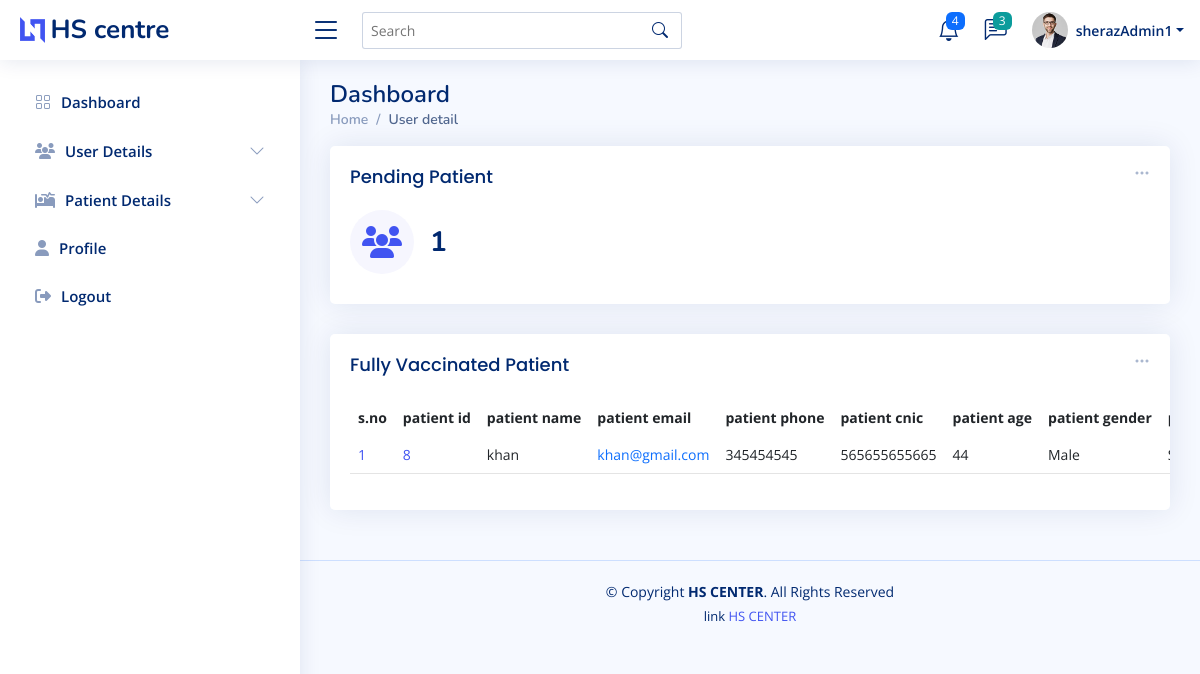
Before: /admin_pending_pat.php (signed in) with the older database file.
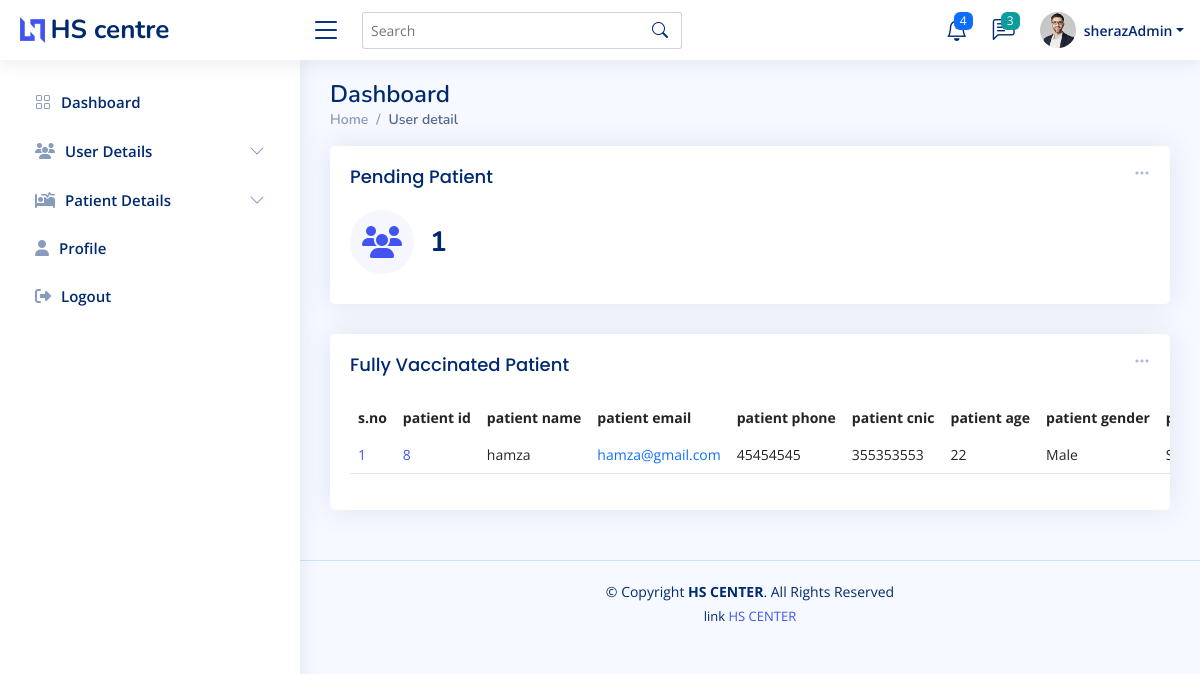
After: the same page with the newer database file.
### tables this page shows
CREATE TABLE `reg_patient` (
  `patient_id` int(11) NOT NULL,
  `patient_name` varchar(200) NOT NULL,
  `patient_email` varchar(200) NOT NULL,
  `patient_phone` varchar(255) NOT NULL,
  `patient_cnic` varchar(255) NOT NULL,
  `patient_age` varchar(22) NOT NULL,
  `patient_select_hos` varchar(222) NOT NULL,
  `patient_gender` varchar(222) NOT NULL,
  `patient_vacc` varchar(222) NOT NULL,
  `patient_app_day` varchar(222) NOT NULL,
  `patient_status` varchar(222) NOT NULL
);

### admin_pending_pat.php (the view, shortened to what the changed rows need)
<?php
require 'conn.php';
$fetch_pending_PatientQ = "SELECT * FROM `reg_patient` WHERE `patient_status` =''";
$fetch_pending_Patient = mysqli_query($conn,$fetch_pending_PatientQ);
$total_pending_Patient = mysqli_num_rows($fetch_pending_Patient);
?>
<!DOCTYPE html>
<html lang="en">
<head>
  <?php require './component/_admin_link.php'?>
</head>
<body>
<?php require './component/_admin_nav.php';?>
  <main id="main" class="main " >
    <div class="pagetitle ">
      <h1>Dashboard</h1>
    </div>
    <section class="section dashboard ">
      <div class="row ">
        <div class="col-lg-12">
          <div class="row ">
 <div class="col-12" >
              <div class="card recent-sales overflow-auto">
                <div class="card-body">
                  <table class="table table-borderless datatable" id="dowload_pdf">
                    <thead>
                      <tr>
                      <th scope="col">s.no</th>
                        <th scope="col">patient id</th>
                        <th scope="col">patient name</th>
                        <th scope="col">patient email</th>
                        <th scope="col">patient phone</th>
                        <th scope="col">patient cnic</th>
                        <th scope="col">patient age</th>
                        <th scope="col">patient gender</th>
                        <th scope="col">patient vaccine</th>
                      </tr>
                    </thead>
                    <tbody>
                    <?php
if($total_pending_Patient  > 0){
    while($pending_patient_data = mysqli_fetch_assoc($fetch_pending_Patient)){
      $i+=1;
        echo '<tr>
        <td scope="row"><a href="#">'.$i.'</a></td>
        <td scope="row"><a href="#">'.$pending_patient_data['patient_id'].'</a></td>
        <td>'.$pending_patient_data['patient_name'].'</td>
        <td><a  class="text-primary">'.$pending_patient_data['patient_email'].'</a></td>
        <td>'.$pending_patient_data['patient_phone'].'</td>
        <td>'.$pending_patient_data['patient_cnic'].'</td>
        <td>'.$pending_patient_data['patient_age'].'</td>
        <td>'.$pending_patient_data['patient_gender'].'</td>
        <td>'.$pending_patient_data['patient_vacc'].'</td>
        <td>'.$pending_patient_data['patient_app_day'].'</td>
        <td>'.$pending_patient_data['patient_select_hos'].'</td>
        <td>pending</td>
        <td><a  href="admin_accept_pateint.php?patient_ID='.$pending_patient_data['patient_id'].'&pageUrl=admin_pending_pat.php" class="badge bg-success ">approved</a></td>
        <td><a  href="admin_reject_pateint.php?patient_ID='.$pending_patient_data['patient_id'].'&pageUrl=admin_pending_pat.php" class="badge bg-danger ">reject</a></td>
      </tr>';
      }
  }
                    ?>
                    </tbody>
                  </table>
                </div>
              </div>
            </div>
          </div>
        </div>
      </div>
    </section>
  </main>
</body>
</html>

### component/_admin_nav.php (shortened to what the changed rows need)
<header id="header" class="header fixed-top d-flex align-items-center">
  <nav class="header-nav ms-auto">
    <ul class="d-flex align-items-center">
      <li class="nav-item dropdown pe-3">
        <a class="nav-link nav-profile d-flex align-items-center pe-0" href="#" data-bs-toggle="dropdown">
          <img src="assets_admin/img/profile-img.jpg" alt="Profile" class="rounded-circle">
          <span class="d-none d-md-block dropdown-toggle ps-2"><?=$_SESSION['admin_name']?></span>
        </a>
      </li>
    </ul>
  </nav>
</header>

Changed rows visible on the page:
changed reg_patient "Male": patient_name "khan" → "hamza"; patient_email "khan@gmail.com" → "hamza@gmail.com"; patient_phone "345454545" → "45454545"; patient_cnic "565655655665" → "355353553"; patient_age "44" → "22"
Other visible differences:
$_SESSION['admin_name']: "sherazAdmin1" → "sherazAdmin"
